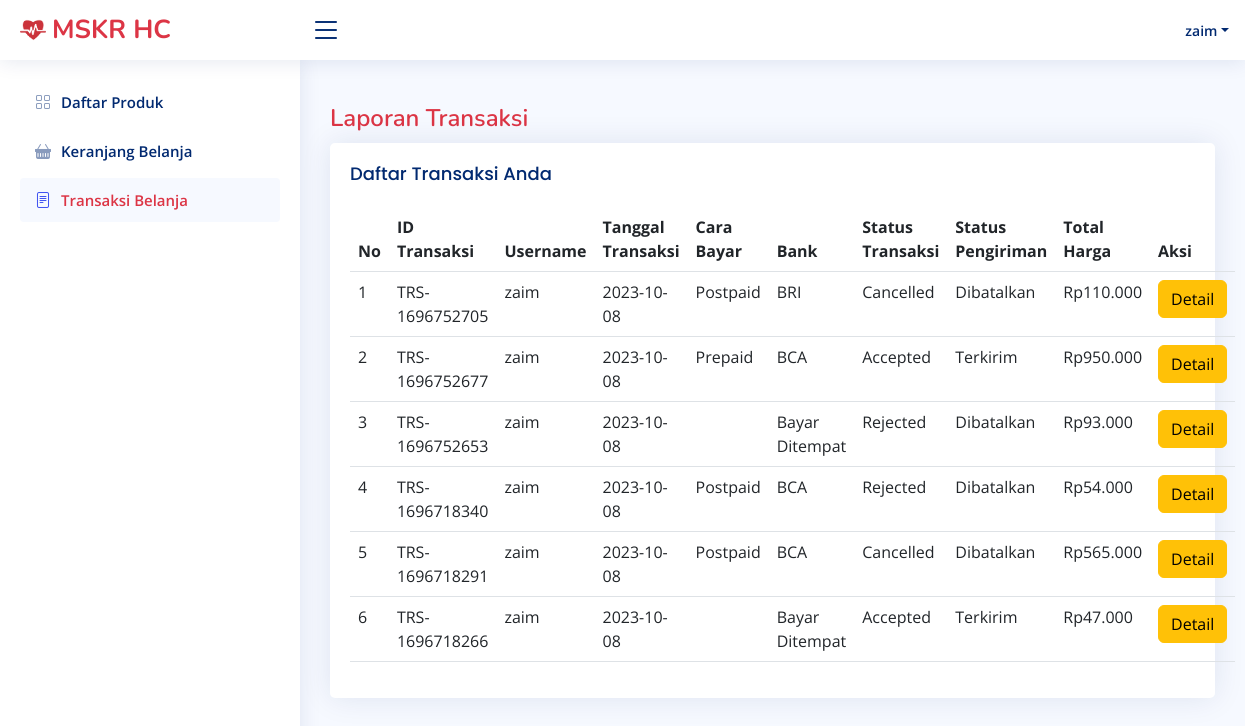
Screenshot of /Customer/viewTransaksi.php (signed in) with the database file from the repository.
### tables this page shows
CREATE TABLE `transaksi` (
  `idTransaksi` varchar(255) NOT NULL,
  `username` varchar(255) NOT NULL,
  `tanggalTransaksi` date NOT NULL,
  `caraBayar` enum('Prepaid','Postpaid') NOT NULL,
  `bank` varchar(255) NOT NULL,
  `statusTransaksi` enum('Pending','Accepted','Rejected','Cancelled') NOT NULL,
  `totalHarga` int(11) NOT NULL,
  `statusPengiriman` enum('Pending','Dalam Perjalanan','Terkirim','Dibatalkan') NOT NULL,
  `feedBack` varchar(255) DEFAULT NULL
);

### connect.php (called while the page is built, shortened)
<?php
$connect = mysqli_connect("localhost", "root", "", "onlineshop");
function query($query){
    global $connect;
    $result = mysqli_query($connect, $query);
    $rows = [];
    while ($row = mysqli_fetch_assoc($result)){
        $rows[] = $row;
    }
    return $rows;
}
?>

### Customer/viewTransaksi.php (the view, shortened to what this page needs)
<?php
require 'template/headerCust.php';
require 'template/sidebarCust.php';
$username = $_SESSION["username"];
$allTransaksi = query("SELECT * FROM transaksi WHERE username = '$username' ORDER BY idTransaksi DESC");
?>
<main id="main" class="main">
    <div class="pagetitle">
      <h1 class="text-danger">Laporan Transaksi</h1>
</div>
<section class="section">
    <div class="row">
        <div class="">
          <div class="card">
            <div class="card-body">
              <h5 class="card-title">Daftar Transaksi Anda</h5>
              <table class="table">
                <thead>
                  <tr>
                    <th scope="col">No</th>
                    <th scope="col">ID Transaksi</th>
                    <th scope="col">Username</th>
                    <th scope="col">Tanggal Transaksi</th>
                    <th scope="col">Cara Bayar</th>
                    <th scope="col">Bank</th>
                    <th scope="col">Status Transaksi</th>
                    <th scope="col">Status Pengiriman</th>
                    <th scope="col">Total Harga</th>
                    <th scope="col">Aksi</th>
                  </tr>
                </thead>
                <tbody>
                    <?php $i = 1; ?>
                    <?php foreach($allTransaksi as $transaksi) : ?>
                    <tr>
                        <td><?= $i; ?></td>
                        <td><?= $transaksi["idTransaksi"]; ?></td>
                        <td><?= $transaksi["username"]; ?></td>
                        <td><?= $transaksi["tanggalTransaksi"]; ?></td>
                        <td><?= $transaksi["caraBayar"]; ?></td>
                        <td><?= $transaksi["bank"]; ?></td>
                        <td><?= $transaksi["statusTransaksi"]; ?></td>
                        <td><?= $transaksi["statusPengiriman"]; ?></td>
                        <td>Rp<?= number_format($transaksi["totalHarga"], 0, ',', '.'); ?></td>
                        <td>
                            <a href="detailTransaksi.php?id=<?= $transaksi["idTransaksi"]; ?>" class="btn btn-warning">Detail</a>
                        </td>
                    </tr>
                    <?php $i++; ?>
                    <?php endforeach; ?>
                </tbody>
            </table>
        </div>
    </div>

### assets/css/style.css (style rules this page uses)
:root { scroll-behavior: smooth; }
body { font-family: "Open Sans", sans-serif; background: #f6f9ff; color: #444444; }
a { color: #4154f1; text-decoration: none; }
h1, h2, h3, h4, h5, h6 { font-family: "Nunito", sans-serif; }
#main { margin-top: 60px; padding: 20px 30px; transition: all 0.3s; }
.pagetitle { margin-bottom: 10px; }
.pagetitle h1 { font-size: 24px; margin-bottom: 0; font-weight: 600; color: #012970; }
.card { margin-bottom: 30px; border: none; border-radius: 5px; box-shadow: 0px 0 30px rgba(1, 41, 112, 0.1); }
.card-title { padding: 20px 0 15px 0; font-size: 18px; font-weight: 500; color: #012970; font-family: "Poppins", sans-serif; }
.card-body { padding: 0 20px 20px 20px; }
@media (min-width: 1200px) { #main, #footer { margin-left: 300px; } }

### rows the page displays
transaksi: idTransaksi "TRS-1696752705", username "zaim", tanggalTransaksi "2023-10-08", caraBayar "Postpaid", bank "BRI", statusTransaksi "Cancelled", statusPengiriman "Dibatalkan", totalHarga "110.000"
transaksi: idTransaksi "TRS-1696752677", username "zaim", tanggalTransaksi "2023-10-08", caraBayar "Prepaid", bank "BCA", statusTransaksi "Accepted", statusPengiriman "Terkirim", totalHarga "950.000"
transaksi: idTransaksi "TRS-1696752653", username "zaim", tanggalTransaksi "2023-10-08", bank "Bayar Ditempat", statusTransaksi "Rejected", statusPengiriman "Dibatalkan", totalHarga "93.000"
transaksi: idTransaksi "TRS-1696718340", username "zaim", tanggalTransaksi "2023-10-08", caraBayar "Postpaid", bank "BCA", statusTransaksi "Rejected", statusPengiriman "Dibatalkan", totalHarga "54.000"
transaksi: idTransaksi "TRS-1696718291", username "zaim", tanggalTransaksi "2023-10-08", caraBayar "Postpaid", bank "BCA", statusTransaksi "Cancelled", statusPengiriman "Dibatalkan", totalHarga "565.000"
transaksi: idTransaksi "TRS-1696718266", username "zaim", tanggalTransaksi "2023-10-08", bank "Bayar Ditempat", statusTransaksi "Accepted", statusPengiriman "Terkirim", totalHarga "47.000"

### other values shown
$userLogin "zaim"
